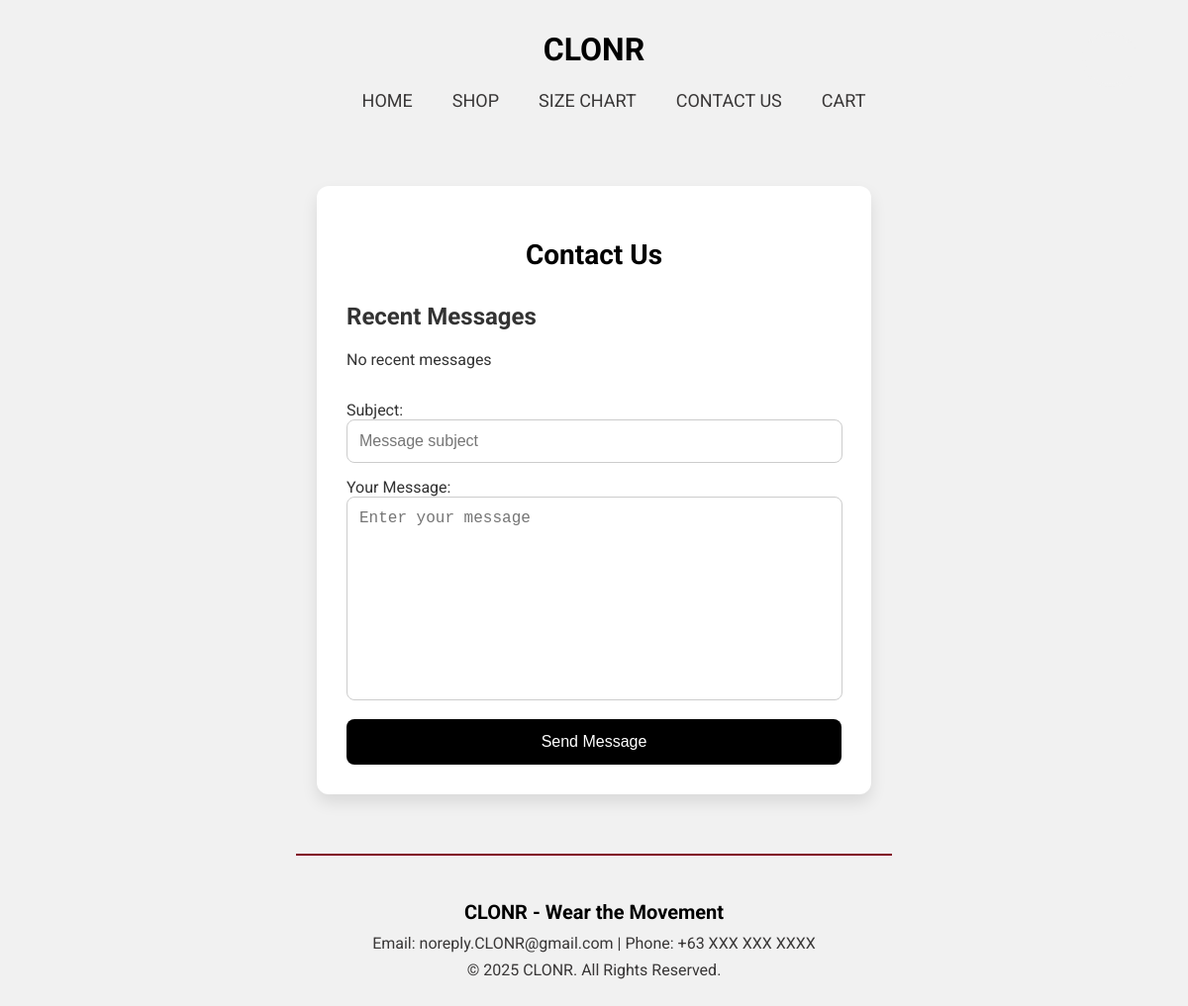
Page /contact.php (signed in) on the earlier database version.
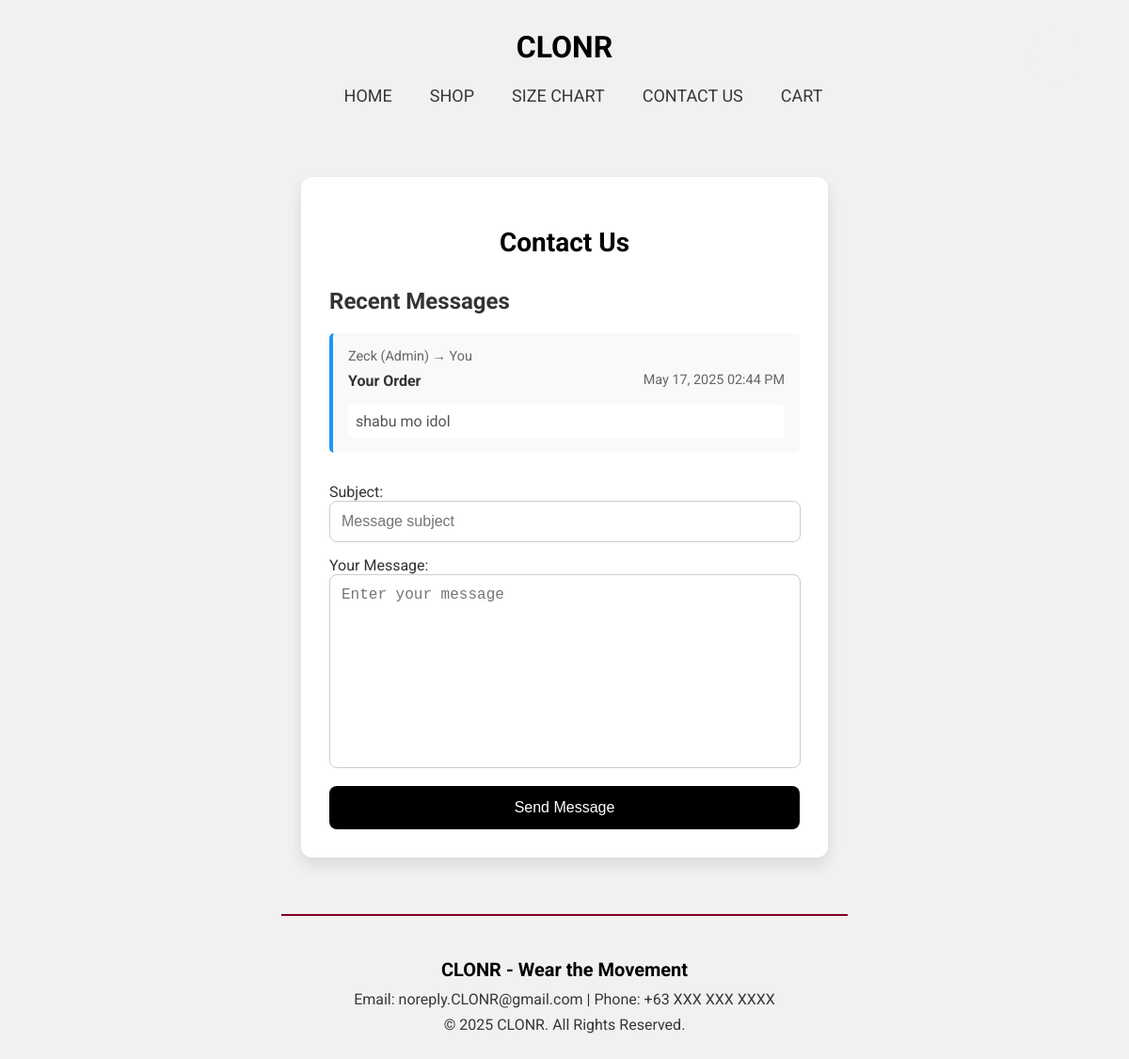
Same page on the later database version.
### tables this page shows
CREATE TABLE `messages` (
  `id` int(11) NOT NULL,
  `parent_id` int(11) DEFAULT NULL,
  `user_id` int(11) NOT NULL,
  `sender_id` int(11) NOT NULL,
  `sender_type` enum('admin','user') NOT NULL,
  `subject` varchar(255) DEFAULT NULL,
  `message` text NOT NULL,
  `is_read` tinyint(1) DEFAULT 0,
  `is_archived` tinyint(1) DEFAULT 0,
  `is_important` tinyint(1) DEFAULT 0,
  `created_at` timestamp NOT NULL DEFAULT current_timestamp()
);

CREATE TABLE `users` (
  `id` int(100) NOT NULL,
  `name` varchar(100) NOT NULL,
  `email` varchar(100) NOT NULL,
  `password` varchar(100) NOT NULL,
  `user_type` varchar(20) NOT NULL DEFAULT 'user',
  `image` varchar(100) NOT NULL,
  `phone` varchar(15) DEFAULT NULL,
  `created_acc` timestamp NOT NULL DEFAULT current_timestamp(),
  `Status` varchar(10) NOT NULL DEFAULT 'Active',
  `balance` decimal(65,0) NOT NULL,
  `money` decimal(65,0) NOT NULL
);

### contact.php (the view, shortened to what this page needs)
<?php
@include 'config.php';
$user_id = $_SESSION['user_id'];
$select_history = $conn->prepare("
    SELECT m.*,
           sender.name as sender_name,
           receiver.name as receiver_name
    FROM `messages` m
    LEFT JOIN users sender ON m.sender_id = sender.id
    LEFT JOIN users receiver ON m.user_id = receiver.id
    WHERE (m.sender_id = ? AND m.sender_type = 'user')
       OR (m.user_id = ? AND m.sender_type = 'admin')
    ORDER BY m.created_at DESC
    LIMIT 5
");
$select_history->execute([$user_id, $user_id]);
$message_history = $select_history->fetchAll(PDO::FETCH_ASSOC);
?>
<!DOCTYPE html>
<html lang="en">
    <head>
        <link rel="stylesheet" href="global.css"/>
        <link rel="stylesheet" href="contact.css">
        <link rel="stylesheet" href="https://cdn.jsdelivr.net/npm/bootstrap-icons@1.11.3/font/bootstrap-icons.min.css">
    </head>
    <body>
        <header>
          <div class="container">
            <a href="main.php"><h1 class="title">CLONR</h1></a>
            <nav>
              <ul class="navbar">
                <li><a href="main.php">HOME</a></li>
                <li class="dropdown">SHOP
                </li>
                <li><a href="sizechart.php">SIZE CHART</a></li>
                <li><a href="contact.php">CONTACT US</a></li>
                <li><a href="products/payment/cart.php">CART</a></li>
              </ul>
            </nav>
            <div class="profile-container">
              <?php include 'header.php'; ?>
            </div>
          </div>
        </header>
        <section class="contact">
          <h1 class="title">Contact Us</h1>
          <div class="message-history">
              <h2>Recent Messages</h2>
              <?php if(empty($message_history)): ?>
                  <p>No recent messages</p>
              <?php else: ?>
                  <?php foreach($message_history as $msg): ?>
                  <div class="history-item <?= $msg['sender_type'] === 'user' ? 'outgoing' : 'incoming' ?>">
                      <div class="message-direction">
                          <?php if($msg['sender_type'] === 'user'): ?>
                              <span>You → <?= htmlspecialchars($msg['receiver_name']) ?> (Admin)</span>
                          <?php else: ?>
                              <span><?= htmlspecialchars($msg['sender_name']) ?> (Admin) → You</span>
                          <?php endif; ?>
                      </div>
                      <div class="history-header">
                          <span class="history-subject"><?= htmlspecialchars($msg['subject']) ?></span>
                          <span class="history-date"><?= date('M d, Y h:i A', strtotime($msg['created_at'])) ?></span>
                      </div>
                      <div class="history-message">
                          <?= nl2br(htmlspecialchars($msg['message'])) ?>
                      </div>
                  </div>
                  <?php endforeach; ?>
              <?php endif; ?>
          </div>
          <form action="" method="POST" class="contact-form">
              <div class="form-group">
                  <label for="subject">Subject:</label>
                  <input type="text" id="subject" name="subject" class="box" required placeholder="Message subject">
              </div>
              <div class="form-group">
                  <label for="msg">Your Message:</label>
                  <textarea id="msg" name="msg" class="box" required placeholder="Enter your message" cols="30" rows="10"></textarea>
              </div>
              <input type="submit" value="Send Message" class="btn" name="send">
          </form>
        </section>
        <hr class="custom-hr">
        <footer>
        <div class="footer-content">
            <h2>CLONR - Wear the Movement</h2>
            <p>Email: noreply.CLONR@gmail.com | Phone: +63 XXX XXX XXXX</p>
            <p>© 2025 CLONR. All Rights Reserved.</p>
        </div>
        </footer>
    </body>
</html>

Differences in the rows shown:
added messages: users.name "Zeck", subject "Your Order", created_at "May 17, 2025 02:44 PM", message "shabu mo idol"
Other differences:
text no longer shown: "No recent messages"
